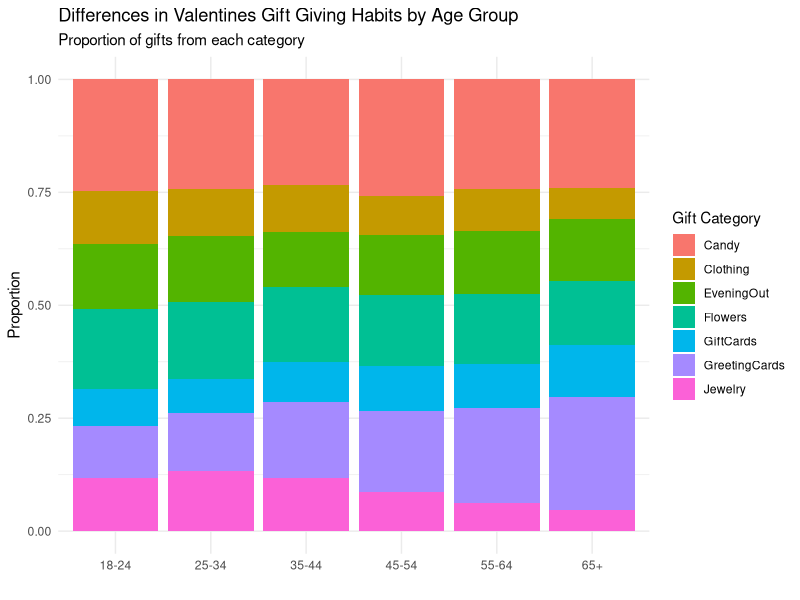

R code for this plot:
## ---- chunk 1
library(tidyr)
library(readr)
library(ggplot2)
gifts_age <- read_csv("tidytuesday/gifts_age.csv")
gifts_gender <- read_csv("tidytuesday/gifts_gender.csv")
spending <- read_csv("tidytuesday/historical_spending.csv")


long_age <- gifts_age %>% dplyr::select(-SpendingCelebrating) %>% 
  pivot_longer(!Age, names_to = "TypeOfGift", values_to = "Count") %>%
  dplyr::mutate(Count = as.numeric(Count)) %>% 
  dplyr::group_by(Age) %>% 
  dplyr::mutate(total_age = sum(Count)) %>% 
 dplyr::mutate(prop = Count/total_age) 






## ---- chunk 2

#| fig-alt: "Bar plot showing the percentage of gifts from different categories (candy, clothing, evening out, gift cards, greeting cards, jewelry) that each age group (18-65+) purchases, where percentage of greeting card purchases goes up with age while jewelry goes down while the other categories remain pretty stable."
#| label: valentines-by-age-plot
#| fig-cap: "Valentines Gifts by Age Group"

ggplot(long_age, 
       aes(x = Age, y = prop, fill = TypeOfGift)) + 
 geom_col() + 
  labs(title = "Differences in Valentines Gift Giving Habits by Age Group", 
       subtitle = "Proportion of gifts from each category", 
       fill = "Gift Category", 
       x = "", 
       y = "Proportion") + 
  theme_minimal()


